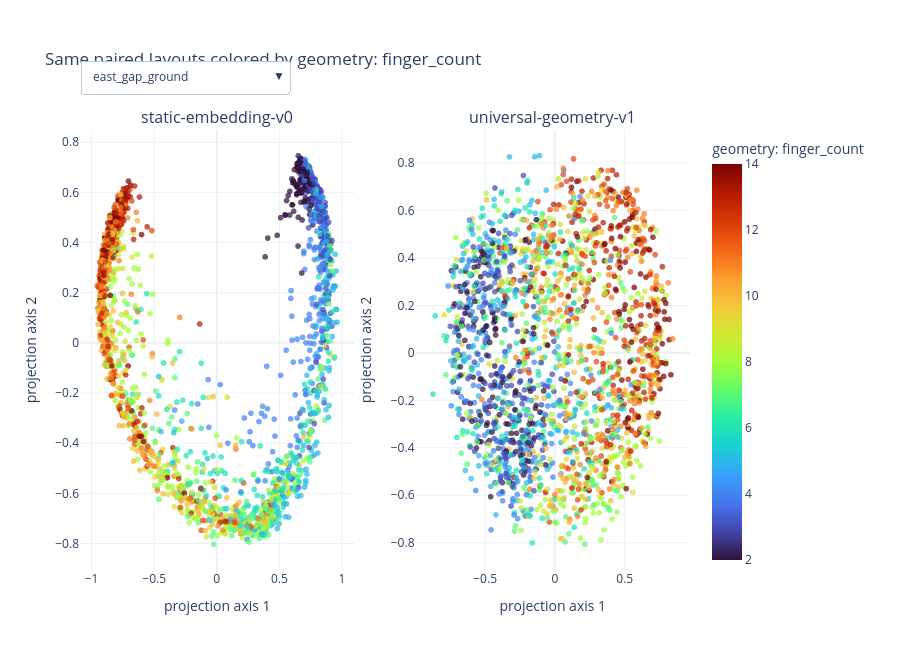

Notebook source saved alongside this figure:
### Markdown cell above
## 4. Explore geometry and capacitance in both latent spaces

We use a fixed, target-blind random sample for a responsive browser and reproducible
acceptance benchmark. The same sample and the same randomized projection are used for
both standards. Open the dropdown to
color by **every numeric layout parameter and capacitance result present in the
dataset**. Smooth color gradients indicate that nearby vectors preserve that
quantity; abrupt mixing reveals a weakly represented factor.

### Code cell
number_pattern = re.compile(
    r"^\s*([+-]?(?:\d+(?:\.\d*)?|\.\d+)(?:[eE][+-]?\d+)?)\s*([A-Za-zµμ]*)\s*$"
)
unit_scale = {"": 1.0, "um": 1.0, "µm": 1.0, "μm": 1.0, "nm": 1e-3, "mm": 1e3}

def numeric(value):
    if isinstance(value, bool):
        return float(value)
    if isinstance(value, (int, float)):
        return float(value)
    if isinstance(value, str):
        match = number_pattern.match(value)
        if match and match.group(2) in unit_scale:
            return float(match.group(1)) * unit_scale[match.group(2)]
    return np.nan

catalogue = paired.copy()
all_parameter_names = sorted(
    {
        name
        for row in rows
        for name, value in row["design"]["design_options"].items()
        if np.isfinite(numeric(value))
    }
)
capacitance_names = [
    "north_to_north",
    "north_to_south",
    "north_to_ground",
    "south_to_south",
    "south_to_ground",
    "ground_to_ground",
]
for name in all_parameter_names:
    catalogue[f"geometry: {name}"] = [
        numeric(row_by_source[source]["design"]["design_options"].get(name))
        for source in catalogue["source_id"]
    ]
for name in capacitance_names:
    catalogue[f"capacitance: {name} (fF)"] = [
        numeric(row_by_source[source]["sim_results"].get(name)) for source in catalogue["source_id"]
    ]

sample_size = min(2000, len(catalogue))
sample_indices = np.random.default_rng(1401).choice(
    len(catalogue), size=sample_size, replace=False
)
sample = catalogue.iloc[sample_indices].reset_index(drop=True)
v0_lookup = v0.set_index("layout_id")
v1_lookup = v1.set_index("layout_id")
v0_matrix = np.vstack(v0_lookup.loc[sample["layout_id"], "embedding"]).astype(np.float32)
v1_matrix = np.vstack(v1_lookup.loc[sample["layout_id"], "embedding"]).astype(np.float32)

def compact_v0(matrix):
    moments = matrix[:, :11]
    pixels = matrix[:, 11:].reshape(-1, 96, 96)
    pooled = pixels.reshape(-1, 12, 8, 12, 8).mean(axis=(2, 4))
    compact = np.column_stack([moments, pooled.reshape(len(matrix), -1)])
    norms = np.linalg.norm(compact, axis=1, keepdims=True)
    return compact / np.where(norms > 0, norms, 1.0)

def project(matrix):
    rng = np.random.default_rng(14)
    sketch_size = min(64, matrix.shape[1])
    sketch = matrix @ rng.normal(
        0.0, 1.0 / np.sqrt(sketch_size), size=(matrix.shape[1], sketch_size)
    ).astype(np.float32)
    sketch -= sketch.mean(axis=0, keepdims=True)
    u, singular_values, _ = np.linalg.svd(sketch, full_matrices=False)
    return u[:, :2] * singular_values[:2]

v0_compact = compact_v0(v0_matrix)
v0_xy = project(v0_compact)
v1_xy = project(v1_matrix)
color_fields = [
    column for column in sample.columns if column.startswith(("geometry: ", "capacitance: "))
]
initial_field = "geometry: finger_count"
initial_color = sample[initial_field]
hover = np.column_stack(
    [
        sample["source_id"],
        sample["geometry: finger_count"],
        sample["geometry: finger_length"],
        sample["capacitance: north_to_south (fF)"],
    ]
)

fig = make_subplots(rows=1, cols=2, subplot_titles=("static-embedding-v0", "universal-geometry-v1"))
for column, xy in enumerate((v0_xy, v1_xy), start=1):
    fig.add_trace(
        go.Scattergl(
            x=xy[:, 0],
            y=xy[:, 1],
            mode="markers",
            marker={
                "color": initial_color,
                "colorscale": "Turbo",
                "size": 6,
                "opacity": 0.72,
                "showscale": column == 2,
                "colorbar": {"title": initial_field, "x": 1.02},
            },
            customdata=hover,
            hovertemplate=(
                "<b>%{customdata[0]}</b><br>fingers=%{customdata[1]}"
                "<br>finger length=%{customdata[2]} um"
                "<br>C(north,south)=%{customdata[3]:.3f} fF<extra></extra>"
            ),
            showlegend=False,
        ),
        row=1,
        col=column,
    )

buttons = [
    {
        "label": field.replace("geometry: ", "").replace("capacitance: ", "C: "),
        "method": "update",
        "args": [
            {"marker.color": [sample[field], sample[field]]},
            {"title": f"Same paired layouts colored by {field}"},
        ],
    }
    for field in color_fields
]
fig.update_layout(
    title=f"Same paired layouts colored by {initial_field}",
    template="plotly_white",
    height=650,
    margin={"r": 210, "t": 130},
    updatemenus=[
        {
            "buttons": buttons,
            "direction": "down",
            "x": 0.0,
            "y": 1.16,
            "xanchor": "left",
            "yanchor": "top",
        }
    ],
)
fig.update_xaxes(title_text="projection axis 1")
fig.update_yaxes(title_text="projection axis 2")
fig.show()

### Figure 1 — Plotly figure (JSON) as saved in the notebook; plotly's stock layout.template omitted (floating-point values rounded to 4 significant figures; data arrays with more than 128 entries replaced by an {"elided": "..."} marker saying what was removed)
{"data": [{"customdata": {"elided": "2000x4 mixed values"}, "hovertemplate": "<b>%{customdata[0]}</b><br>fingers=%{customdata[1]}<br>finger length=%{customdata[2]} um<br>C(north,south)=%{customdata[3]:.3f} fF<extra></extra>", "marker": {"color": {"elided": "2000 float values"}, "colorbar": {"title": {"text": "geometry: finger_count"}, "x": 1.02}, "colorscale": [[0.0, "#30123b"], [0.07143, "#4145ab"], [0.1429, "#4675ed"], [0.2143, "#39a2fc"], [0.2857, "#1bcfd4"], [0.3571, "#24eca6"], [0.4286, "#61fc6c"], [0.5, "#a4fc3b"], [0.5714, "#d1e834"], [0.6429, "#f3c63a"], [0.7143, "#fe9b2d"], [0.7857, "#f36315"], [0.8571, "#d93806"], [0.9286, "#b11901"], [1.0, "#7a0402"]], "opacity": 0.72, "showscale": false, "size": 6}, "mode": "markers", "showlegend": false, "type": "scattergl", "x": {"elided": "2000 float values"}, "xaxis": "x", "y": {"elided": "2000 float values"}, "yaxis": "y"}, {"customdata": {"elided": "2000x4 mixed values"}, "hovertemplate": "<b>%{customdata[0]}</b><br>fingers=%{customdata[1]}<br>finger length=%{customdata[2]} um<br>C(north,south)=%{customdata[3]:.3f} fF<extra></extra>", "marker": {"color": {"elided": "2000 float values"}, "colorbar": {"title": {"text": "geometry: finger_count"}, "x": 1.02}, "colorscale": [[0.0, "#30123b"], [0.07143, "#4145ab"], [0.1429, "#4675ed"], [0.2143, "#39a2fc"], [0.2857, "#1bcfd4"], [0.3571, "#24eca6"], [0.4286, "#61fc6c"], [0.5, "#a4fc3b"], [0.5714, "#d1e834"], [0.6429, "#f3c63a"], [0.7143, "#fe9b2d"], [0.7857, "#f36315"], [0.8571, "#d93806"], [0.9286, "#b11901"], [1.0, "#7a0402"]], "opacity": 0.72, "showscale": true, "size": 6}, "mode": "markers", "showlegend": false, "type": "scattergl", "x": {"elided": "2000 float values"}, "xaxis": "x2", "y": {"elided": "2000 float values"}, "yaxis": "y2"}], "layout": {"annotations": [{"font": {"size": 16}, "showarrow": false, "text": "static-embedding-v0", "x": 0.225, "xanchor": "center", "xref": "paper", "y": 1.0, "yanchor": "bottom", "yref": "paper"}, {"font": {"size": 16}, "showarrow": false, "text": "universal-geometry-v1", "x": 0.775, "xanchor": "center", "xref": "paper", "y": 1.0, "yanchor": "bottom", "yref": "paper"}], "height": 650, "margin": {"r": 210, "t": 130}, "title": {"text": "Same paired layouts colored by geometry: finger_count"}, "updatemenus": [{"buttons": [{"args": [{"marker.color": {"elided": "2x2000 float values"}}, {"title": "Same paired layouts colored by geometry: east_gap_ground"}], "label": "east_gap_ground", "method": "update"}, {"args": [{"marker.color": {"elided": "2x2000 float values"}}, {"title": "Same paired layouts colored by geometry: finger_count"}], "label": "finger_count", "method": "update"}, {"args": [{"marker.color": {"elided": "2x2000 float values"}}, {"title": "Same paired layouts colored by geometry: finger_edge_gap_radius"}], "label": "finger_edge_gap_radius", "method": "update"}, {"args": [{"marker.color": {"elided": "2x2000 float values"}}, {"title": "Same paired layouts colored by geometry: finger_etch_radius"}], "label": "finger_etch_radius", "method": "update"}, {"args": [{"marker.color": {"elided": "2x2000 float values"}}, {"title": "Same paired layouts colored by geometry: finger_gap_east_west"}], "label": "finger_gap_east_west", "method": "update"}, {"args": [{"marker.color": {"elided": "2x2000 float values"}}, {"title": "Same paired layouts colored by geometry: finger_gap_north_south"}], "label": "finger_gap_north_south", "method": "update"}, {"args": [{"marker.color": {"elided": "2x2000 float values"}}, {"title": "Same paired layouts colored by geometry: finger_length"}], "label": "finger_length", "method": "update"}, {"args": [{"marker.color": {"elided": "2x2000 float values"}}, {"title": "Same paired layouts colored by geometry: finger_radius"}], "label": "finger_radius", "method": "update"}, {"args": [{"marker.color": {"elided": "2x2000 float values"}}, {"title": "Same paired layouts colored by geometry: finger_width"}], "label": "finger_width", "method": "update"}, {"args": [{"marker.color": {"elided": "2x2000 float values"}}, {"title": "Same paired layouts colored by geometry: layer"}], "label": "layer", "method": "update"}, {"args": [{"marker.color": {"elided": "2x2000 float values"}}, {"title": "Same paired layouts colored by geometry: north_cpw_etch_radius"}], "label": "north_cpw_etch_radius", "method": "update"}, {"args": [{"marker.color": {"elided": "2x2000 float values"}}, {"title": "Same paired layouts colored by geometry: north_cpw_gap"}], "label": "north_cpw_gap", "method": "update"}, {"args": [{"marker.color": {"elided": "2x2000 float values"}}, {"title": "Same paired layouts colored by geometry: north_cpw_length"}], "label": "north_cpw_length", "method": "update"}, {"args": [{"marker.color": {"elided": "2x2000 float values"}}, {"title": "Same paired layouts colored by geometry: north_cpw_maintain_gap"}], "label": "north_cpw_maintain_gap", "method": "update"}, {"args": [{"marker.color": {"elided": "2x2000 float values"}}, {"title": "Same paired layouts colored by geometry: north_cpw_radius"}], "label": "north_cpw_radius", "method": "update"}, {"args": [{"marker.color": {"elided": "2x2000 float values"}}, {"title": "Same paired layouts colored by geometry: north_cpw_width"}], "label": "north_cpw_width", "method": "update"}, {"args": [{"marker.color": {"elided": "2x2000 float values"}}, {"title": "Same paired layouts colored by geometry: north_cpw_xpos_offset"}], "label": "north_cpw_xpos_offset", "method": "update"}, {"args": [{"marker.color": {"elided": "2x2000 float values"}}, {"title": "Same paired layouts colored by geometry: north_east_spine_etch_radius"}], "label": "north_east_spine_etch_radius", "method": "update"}, {"args": [{"marker.color": {"elided": "2x2000 float values"}}, {"title": "Same paired layouts colored by geometry: north_east_spine_radius"}], "label": "north_east_spine_radius", "method": "update"}, {"args": [{"marker.color": {"elided": "2x2000 float values"}}, {"title": "Same paired layouts colored by geometry: north_gap_ground"}], "label": "north_gap_ground", "method": "update"}, {"args": [{"marker.color": {"elided": "2x2000 float values"}}, {"title": "Same paired layouts colored by geometry: north_spine_width"}], "label": "north_spine_width", "method": "update"}, {"args": [{"marker.color": {"elided": "2x2000 float values"}}, {"title": "Same paired layouts colored by geometry: north_west_spine_etch_radius"}], "label": "north_west_spine_etch_radius", "method": "update"}, {"args": [{"marker.color": {"elided": "2x2000 float values"}}, {"title": "Same paired layouts colored by geometry: north_west_spine_radius"}], "label": "north_west_spine_radius", "method": "update"}, {"args": [{"marker.color": {"elided": "2x2000 float values"}}, {"title": "Same paired layouts colored by geometry: orientation"}], "label": "orientation", "method": "update"}, {"args": [{"marker.color": {"elided": "2x2000 float values"}}, {"title": "Same paired layouts colored by geometry: pos_x"}], "label": "pos_x", "method": "update"}, {"args": [{"marker.color": {"elided": "2x2000 float values"}}, {"title": "Same paired layouts colored by geometry: pos_y"}], "label": "pos_y", "method": "update"}, {"args": [{"marker.color": {"elided": "2x2000 float values"}}, {"title": "Same paired layouts colored by geometry: south_cpw_etch_radius"}], "label": "south_cpw_etch_radius", "method": "update"}, {"args": [{"marker.color": {"elided": "2x2000 float values"}}, {"title": "Same paired layouts colored by geometry: south_cpw_gap"}], "label": "south_cpw_gap", "method": "update"}, {"args": [{"marker.color": {"elided": "2x2000 float values"}}, {"title": "Same paired layouts colored by geometry: south_cpw_length"}], "label": "south_cpw_length", "method": "update"}, {"args": [{"marker.color": {"elided": "2x2000 float values"}}, {"title": "Same paired layouts colored by geometry: south_cpw_maintain_gap"}], "label": "south_cpw_maintain_gap", "method": "update"}, {"args": [{"marker.color": {"elided": "2x2000 float values"}}, {"title": "Same paired layouts colored by geometry: south_cpw_radius"}], "label": "south_cpw_radius", "method": "update"}, {"args": [{"marker.color": {"elided": "2x2000 float values"}}, {"title": "Same paired layouts colored by geometry: south_cpw_width"}], "label": "south_cpw_width", "method": "update"}, {"args": [{"marker.color": {"elided": "2x2000 float values"}}, {"title": "Same paired layouts colored by geometry: south_cpw_xpos_offset"}], "label": "south_cpw_xpos_offset", "method": "update"}, {"args": [{"marker.color": {"elided": "2x2000 float values"}}, {"title": "Same paired layouts colored by geometry: south_east_spine_etch_radius"}], "label": "south_east_spine_etch_radius", "method": "update"}, {"args": [{"marker.color": {"elided": "2x2000 float values"}}, {"title": "Same paired layouts colored by geometry: south_east_spine_radius"}], "label": "south_east_spine_radius", "method": "update"}, {"args": [{"marker.color": {"elided": "2x2000 float values"}}, {"title": "Same paired layouts colored by geometry: south_gap_ground"}], "label": "south_gap_ground", "method": "update"}, {"args": [{"marker.color": {"elided": "2x2000 float values"}}, {"title": "Same paired layouts colored by geometry: south_spine_width"}], "label": "south_spine_width", "method": "update"}, {"args": [{"marker.color": {"elided": "2x2000 float values"}}, {"title": "Same paired layouts colored by geometry: south_west_spine_etch_radius"}], "label": "south_west_spine_etch_radius", "method": "update"}, {"args": [{"marker.color": {"elided": "2x2000 float values"}}, {"title": "Same paired layouts colored by geometry: south_west_spine_radius"}], "label": "south_west_spine_radius", "method": "update"}, {"args": [{"marker.color": {"elided": "2x2000 float values"}}, {"title": "Same paired layouts colored by geometry: west_gap_ground"}], "label": "west_gap_ground", "method": "update"}, {"args": [{"marker.color": {"elided": "2x2000 float values"}}, {"title": "Same paired layouts colored by capacitance: north_to_north (fF)"}], "label": "C: north_to_north (fF)", "method": "update"}, {"args": [{"marker.color": {"elided": "2x2000 float values"}}, {"title": "Same paired layouts colored by capacitance: north_to_south (fF)"}], "label": "C: north_to_south (fF)", "method": "update"}, {"args": [{"marker.color": {"elided": "2x2000 float values"}}, {"title": "Same paired layouts colored by capacitance: north_to_ground (fF)"}], "label": "C: north_to_ground (fF)", "method": "update"}, {"args": [{"marker.color": {"elided": "2x2000 float values"}}, {"title": "Same paired layouts colored by capacitance: south_to_south (fF)"}], "label": "C: south_to_south (fF)", "method": "update"}, {"args": [{"marker.color": {"elided": "2x2000 float values"}}, {"title": "Same paired layouts colored by capacitance: south_to_ground (fF)"}], "label": "C: south_to_ground (fF)", "method": "update"}, {"args": [{"marker.color": {"elided": "2x2000 float values"}}, {"title": "Same paired layouts colored by capacitance: ground_to_ground (fF)"}], "label": "C: ground_to_ground (fF)", "method": "update"}], "direction": "down", "x": 0.0, "xanchor": "left", "y": 1.16, "yanchor": "top"}], "xaxis": {"anchor": "y", "domain": [0.0, 0.45], "title": {"text": "projection axis 1"}}, "xaxis2": {"anchor": "y2", "domain": [0.55, 1.0], "title": {"text": "projection axis 1"}}, "yaxis": {"anchor": "x", "domain": [0.0, 1.0], "title": {"text": "projection axis 2"}}, "yaxis2": {"anchor": "x2", "domain": [0.0, 1.0], "title": {"text": "projection axis 2"}}}}
